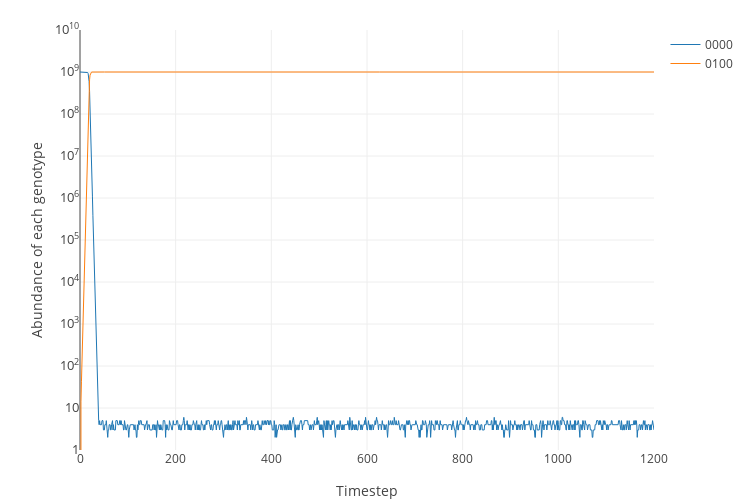

The notebook cell this image was saved under:
### Code cell
plot_simulation(simulate([CTX_SAM_avg]))

### Figure 1 — Plotly figure (JSON) as saved in the notebook; plotly's stock layout.template omitted (floating-point values rounded to 4 significant figures; data arrays with more than 128 entries replaced by an {"elided": "..."} marker saying what was removed)
{"data": [{"line": {"width": 1}, "name": "0000", "type": "scatter", "uid": "6d4f9988-d958-11ea-9308-441ca8e2e0ce", "x": {"elided": "1201 int values"}, "y": {"elided": "1201 int values"}}, {"line": {"width": 1}, "name": "0100", "type": "scatter", "uid": "6d4f9989-d958-11ea-9380-441ca8e2e0ce", "x": {"elided": "1201 int values"}, "y": {"elided": "1201 int values"}}], "layout": {"height": 500, "margin": {"b": 50, "t": 30}, "width": 750, "xaxis": {"title": "Timestep"}, "yaxis": {"exponentformat": "power", "range": [0, 10], "tickfont": {"size": 10}, "title": "Abundance of each genotype", "type": "log"}}}
